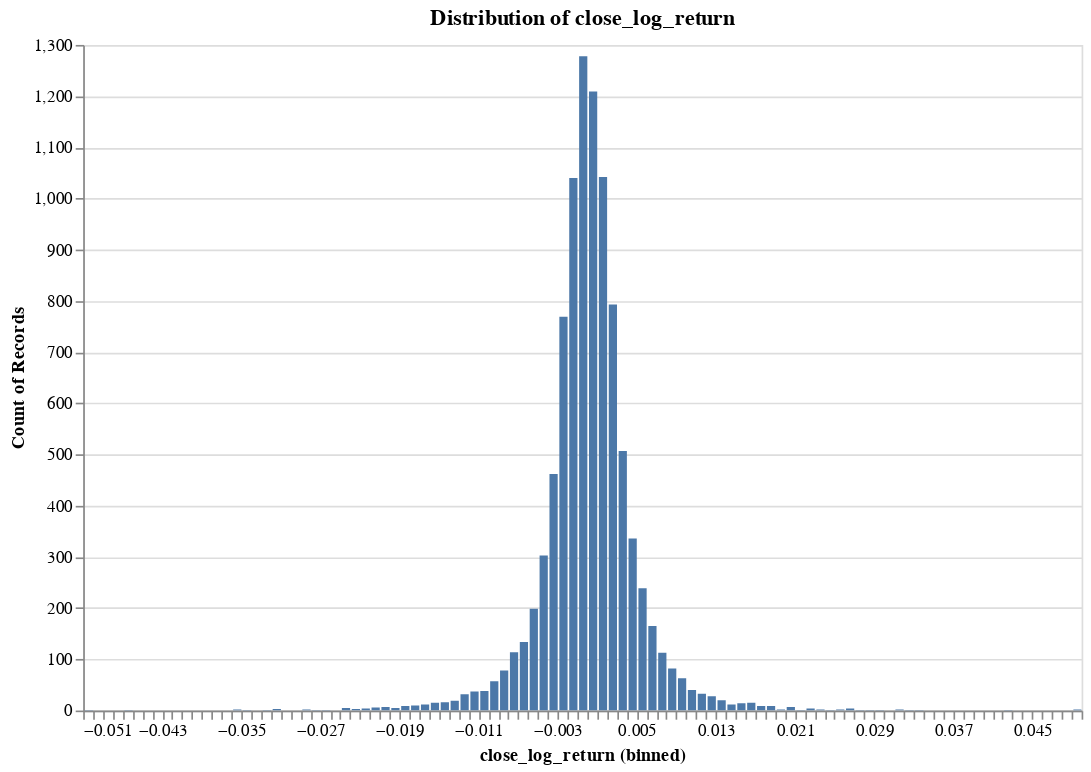

The notebook cell saved with this chart:
### Code cell
research.plot_distribution(ts, target, no_bins = 200)

### Figure 1 — Vega specification as saved in the notebook (floating-point values rounded to 4 significant figures)
{"$schema": "https://vega.github.io/schema/vega/v5.json", "data": [{"name": "param_3_store"}, {"name": "source_0", "values": [{"__count": 1278, "bin_maxbins_200_close_log_return": -0.001, "bin_maxbins_200_close_log_return_end": -8.674e-19}, {"__count": 199, "bin_maxbins_200_close_log_return": -0.006, "bin_maxbins_200_close_log_return_end": -0.005}, {"__count": 1209, "bin_maxbins_200_close_log_return": 0.0, "bin_maxbins_200_close_log_return_end": 0.001}, {"__count": 462, "bin_maxbins_200_close_log_return": -0.004, "bin_maxbins_200_close_log_return_end": -0.003}, {"__count": 507, "bin_maxbins_200_close_log_return": 0.003, "bin_maxbins_200_close_log_return_end": 0.004}, {"__count": 793, "bin_maxbins_200_close_log_return": 0.002, "bin_maxbins_200_close_log_return_end": 0.003}, {"__count": 134, "bin_maxbins_200_close_log_return": -0.007, "bin_maxbins_200_close_log_return_end": -0.006}, {"__count": 303, "bin_maxbins_200_close_log_return": -0.005, "bin_maxbins_200_close_log_return_end": -0.004}, {"__count": 769, "bin_maxbins_200_close_log_return": -0.003, "bin_maxbins_200_close_log_return_end": -0.002}, {"__count": 239, "bin_maxbins_200_close_log_return": 0.005, "bin_maxbins_200_close_log_return_end": 0.006}, {"__count": 1040, "bin_maxbins_200_close_log_return": -0.002, "bin_maxbins_200_close_log_return_end": -0.001}, {"__count": 1042, "bin_maxbins_200_close_log_return": 0.001, "bin_maxbins_200_close_log_return_end": 0.002}, {"__count": 63, "bin_maxbins_200_close_log_return": 0.009, "bin_maxbins_200_close_log_return_end": 0.01}, {"__count": 28, "bin_maxbins_200_close_log_return": 0.012, "bin_maxbins_200_close_log_return_end": 0.013}, {"__count": 78, "bin_maxbins_200_close_log_return": -0.009, "bin_maxbins_200_close_log_return_end": -0.008}, {"__count": 113, "bin_maxbins_200_close_log_return": 0.007, "bin_maxbins_200_close_log_return_end": 0.008}, {"__count": 336, "bin_maxbins_200_close_log_return": 0.004, "bin_maxbins_200_close_log_return_end": 0.005}, {"__count": 82, "bin_maxbins_200_close_log_return": 0.008, "bin_maxbins_200_close_log_return_end": 0.009}, {"__count": 38, "bin_maxbins_200_close_log_return": -0.011, "bin_maxbins_200_close_log_return_end": -0.01}, {"__count": 32, "bin_maxbins_200_close_log_return": -0.013, "bin_maxbins_200_close_log_return_end": -0.012}, {"__count": 15, "bin_maxbins_200_close_log_return": -0.016, "bin_maxbins_200_close_log_return_end": -0.015}, {"__count": 16, "bin_maxbins_200_close_log_return": -0.015, "bin_maxbins_200_close_log_return_end": -0.014}, {"__count": 57, "bin_maxbins_200_close_log_return": -0.01, "bin_maxbins_200_close_log_return_end": -0.009}, {"__count": 165, "bin_maxbins_200_close_log_return": 0.006, "bin_maxbins_200_close_log_return_end": 0.007}, {"__count": 114, "bin_maxbins_200_close_log_return": -0.008, "bin_maxbins_200_close_log_return_end": -0.007}, {"__count": 33, "bin_maxbins_200_close_log_return": 0.011, "bin_maxbins_200_close_log_return_end": 0.012}, {"__count": 40, "bin_maxbins_200_close_log_return": 0.01, "bin_maxbins_200_close_log_return_end": 0.011}, {"__count": 20, "bin_maxbins_200_close_log_return": 0.013, "bin_maxbins_200_close_log_return_end": 0.014}, {"__count": 37, "bin_maxbins_200_close_log_return": -0.012, "bin_maxbins_200_close_log_return_end": -0.011}, {"__count": 4, "bin_maxbins_200_close_log_return": 0.026, "bin_maxbins_200_close_log_return_end": 0.027}, {"__count": 1, "bin_maxbins_200_close_log_return": 0.028, "bin_maxbins_200_close_log_return_end": 0.029}, {"__count": 1, "bin_maxbins_200_close_log_return": -0.035, "bin_maxbins_200_close_log_return_end": -0.034}, {"__count": 19, "bin_maxbins_200_close_log_return": -0.014, "bin_maxbins_200_close_log_return_end": -0.013}, {"__count": 12, "bin_maxbins_200_close_log_return": 0.014, "bin_maxbins_200_close_log_return_end": 0.015}, {"__count": 1, "bin_maxbins_200_close_log_return": -0.027, "bin_maxbins_200_close_log_return_end": -0.026}, {"__count": 15, "bin_maxbins_200_close_log_return": 0.016, "bin_maxbins_200_close_log_return_end": 0.017}, {"__count": 10, "bin_maxbins_200_close_log_return": -0.018, "bin_maxbins_200_close_log_return_end": -0.017}, {"__count": 1, "bin_maxbins_200_close_log_return": 0.024, "bin_maxbins_200_close_log_return_end": 0.025}, {"__count": 1, "bin_maxbins_200_close_log_return": 0.027, "bin_maxbins_200_close_log_return_end": 0.028}, {"__count": 9, "bin_maxbins_200_close_log_return": 0.017, "bin_maxbins_200_close_log_return_end": 0.018}, {"__count": 2, "bin_maxbins_200_close_log_return": 0.019, "bin_maxbins_200_close_log_return_end": 0.02}, {"__count": 14, "bin_maxbins_200_close_log_return": 0.015, "bin_maxbins_200_close_log_return_end": 0.016}, {"__count": 5, "bin_maxbins_200_close_log_return": -0.02, "bin_maxbins_200_close_log_return_end": -0.019}, {"__count": 7, "bin_maxbins_200_close_log_return": 0.02, "bin_maxbins_200_close_log_return_end": 0.021}, {"__count": 2, "bin_maxbins_200_close_log_return": 0.025, "bin_maxbins_200_close_log_return_end": 0.026}, {"__count": 2, "bin_maxbins_200_close_log_return": -0.029, "bin_maxbins_200_close_log_return_end": -0.028}, {"__count": 4, "bin_maxbins_200_close_log_return": -0.023, "bin_maxbins_200_close_log_return_end": -0.022}, {"__count": 7, "bin_maxbins_200_close_log_return": -0.021, "bin_maxbins_200_close_log_return_end": -0.02}, {"__count": 12, "bin_maxbins_200_close_log_return": -0.017, "bin_maxbins_200_close_log_return_end": -0.016}, {"__count": 4, "bin_maxbins_200_close_log_return": 0.022, "bin_maxbins_200_close_log_return_end": 0.023}, {"__count": 9, "bin_maxbins_200_close_log_return": 0.018, "bin_maxbins_200_close_log_return_end": 0.019}, {"__count": 6, "bin_maxbins_200_close_log_return": -0.022, "bin_maxbins_200_close_log_return_end": -0.021}, {"__count": 1, "bin_maxbins_200_close_log_return": 0.032, "bin_maxbins_200_close_log_return_end": 0.033}, {"__count": 5, "bin_maxbins_200_close_log_return": -0.025, "bin_maxbins_200_close_log_return_end": -0.024}, {"__count": 3, "bin_maxbins_200_close_log_return": -0.024, "bin_maxbins_200_close_log_return_end": -0.023}, {"__count": 9, "bin_maxbins_200_close_log_return": -0.019, "bin_maxbins_200_close_log_return_end": -0.018}, {"__count": 2, "bin_maxbins_200_close_log_return": 0.049, "bin_maxbins_200_close_log_return_end": 0.05}, {"__count": 1, "bin_maxbins_200_close_log_return": -0.028, "bin_maxbins_200_close_log_return_end": -0.027}, {"__count": 2, "bin_maxbins_200_close_log_return": -0.036, "bin_maxbins_200_close_log_return_end": -0.035}, {"__count": 1, "bin_maxbins_200_close_log_return": -0.033, "bin_maxbins_200_close_log_return_end": -0.032}, {"__count": 2, "bin_maxbins_200_close_log_return": 0.023, "bin_maxbins_200_close_log_return_end": 0.024}, {"__count": 3, "bin_maxbins_200_close_log_return": -0.032, "bin_maxbins_200_close_log_return_end": -0.031}, {"__count": 1, "bin_maxbins_200_close_log_return": 0.042, "bin_maxbins_200_close_log_return_end": 0.043}, {"__count": 2, "bin_maxbins_200_close_log_return": 0.031, "bin_maxbins_200_close_log_return_end": 0.032}, {"__count": 1, "bin_maxbins_200_close_log_return": -0.047, "bin_maxbins_200_close_log_return_end": -0.046}, {"__count": 1, "bin_maxbins_200_close_log_return": -0.051, "bin_maxbins_200_close_log_return_end": -0.05}, {"__count": 1, "bin_maxbins_200_close_log_return": 0.029, "bin_maxbins_200_close_log_return_end": 0.03}, {"__count": 1, "bin_maxbins_200_close_log_return": 0.021, "bin_maxbins_200_close_log_return_end": 0.022}, {"__count": 1, "bin_maxbins_200_close_log_return": 0.033, "bin_maxbins_200_close_log_return_end": 0.034}]}, {"name": "source_0_y_domain___count", "values": [{"min": 1, "max": 1278}]}], "signals": [{"name": "bin_maxbins_200_close_log_return_bins", "value": {"fields": ["close_log_return"], "fname": "bin_close_log_return", "start": -0.051, "step": 0.001, "stop": 0.05}}, {"name": "unit", "value": {}, "on": [{"events": "pointermove", "update": "isTuple(group()) ? group() : unit"}]}, {"name": "param_3", "update": "vlSelectionResolve(\"param_3_store\", \"union\")"}, {"name": "param_3_close_log_return", "on": [{"events": [{"source": "view", "type": "dblclick"}], "update": "null"}, {"events": {"signal": "param_3_translate_delta"}, "update": "panLinear(param_3_translate_anchor.extent_x, -param_3_translate_delta.x / width)"}, {"events": {"signal": "param_3_zoom_delta"}, "update": "zoomLinear(domain(\"x\"), param_3_zoom_anchor.x, param_3_zoom_delta)"}]}, {"name": "param_3_tuple", "on": [{"events": [{"signal": "param_3_close_log_return"}], "update": "param_3_close_log_return ? {unit: \"\", fields: param_3_tuple_fields, values: [param_3_close_log_return]} : null"}]}, {"name": "param_3_tuple_fields", "value": [{"field": "close_log_return", "channel": "x", "type": "R"}]}, {"name": "param_3_translate_anchor", "value": {}, "on": [{"events": [{"source": "scope", "type": "pointerdown"}], "update": "{x: x(unit), y: y(unit), extent_x: domain(\"x\")}"}]}, {"name": "param_3_translate_delta", "value": {}, "on": [{"events": [{"source": "window", "between": [{"source": "scope", "type": "pointerdown"}, {"source": "window", "type": "pointerup"}], "type": "pointermove", "consume": true}], "update": "{x: param_3_translate_anchor.x - x(unit), y: param_3_translate_anchor.y - y(unit)}"}]}, {"name": "param_3_zoom_anchor", "on": [{"events": [{"source": "scope", "consume": true, "type": "wheel"}], "update": "{x: invert(\"x\", x(unit)), y: invert(\"y\", y(unit))}"}]}, {"name": "param_3_zoom_delta", "on": [{"events": [{"source": "scope", "consume": true, "type": "wheel"}], "update": "pow(1.001, event.deltaY * pow(16, event.deltaMode))", "force": true}]}, {"name": "param_3_modify", "on": [{"events": {"signal": "param_3_tuple"}, "update": "modify(\"param_3_store\", param_3_tuple, true)"}]}], "marks": [{"type": "rect", "name": "marks", "from": {"data": "source_0"}, "encode": {"update": {"x2": {"field": "bin_maxbins_200_close_log_return", "scale": "x", "offset": {"signal": "0.5 + (abs(scale(\"x\", datum[\"bin_maxbins_200_close_log_return_end\"]) - scale(\"x\", datum[\"bin_maxbins_200_close_log_return\"])) < 0.25 ? -0.5 * (0.25 - (abs(scale(\"x\", datum[\"bin_maxbins_200_close_log_return_end\"]) - scale(\"x\", datum[\"bin_maxbins_200_close_log_return\"])))) : 0.5)"}}, "y2": {"value": 0, "scale": "y"}, "fill": {"value": "#4c78a8"}, "x": {"field": "bin_maxbins_200_close_log_return_end", "scale": "x", "offset": {"signal": "0.5 + (abs(scale(\"x\", datum[\"bin_maxbins_200_close_log_return_end\"]) - scale(\"x\", datum[\"bin_maxbins_200_close_log_return\"])) < 0.25 ? 0.5 * (0.25 - (abs(scale(\"x\", datum[\"bin_maxbins_200_close_log_return_end\"]) - scale(\"x\", datum[\"bin_maxbins_200_close_log_return\"])))) : -0.5)"}}, "y": {"field": "__count", "scale": "y"}}}, "clip": true, "style": ["bar"], "interactive": true}], "scales": [{"name": "x", "type": "linear", "domain": {"signal": "[bin_maxbins_200_close_log_return_bins.start, bin_maxbins_200_close_log_return_bins.stop]"}, "range": [0, {"signal": "width"}], "bins": {"signal": "bin_maxbins_200_close_log_return_bins"}, "domainRaw": {"signal": "param_3[\"close_log_return\"]"}, "zero": false}, {"name": "y", "type": "linear", "domain": [{"signal": "(data(\"source_0_y_domain___count\")[0] || {}).min"}, {"signal": "(data(\"source_0_y_domain___count\")[0] || {}).max"}], "range": [{"signal": "height"}, 0], "nice": true, "zero": true}], "axes": [{"scale": "y", "grid": true, "domain": false, "aria": false, "ticks": false, "minExtent": 0, "orient": "left", "maxExtent": 0, "tickCount": {"signal": "ceil(height/40)"}, "gridScale": "x", "labels": false, "zindex": 0}, {"scale": "x", "title": "close_log_return (binned)", "labelOverlap": true, "tickCount": {"signal": "ceil(width/10)"}, "zindex": 0, "orient": "bottom", "grid": false, "labelFlush": true}, {"scale": "y", "grid": false, "tickCount": {"signal": "ceil(height/40)"}, "labelOverlap": true, "zindex": 0, "orient": "left", "title": "Count of Records"}], "title": {"text": "Distribution of close_log_return", "frame": "group"}, "padding": 5, "background": "white", "width": 600, "style": "cell", "height": 400}
